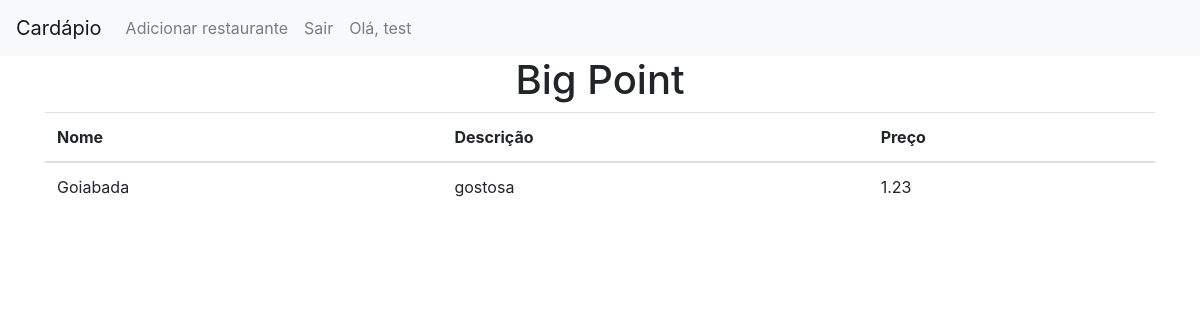
The page /home (signed in) on the database as committed earlier.
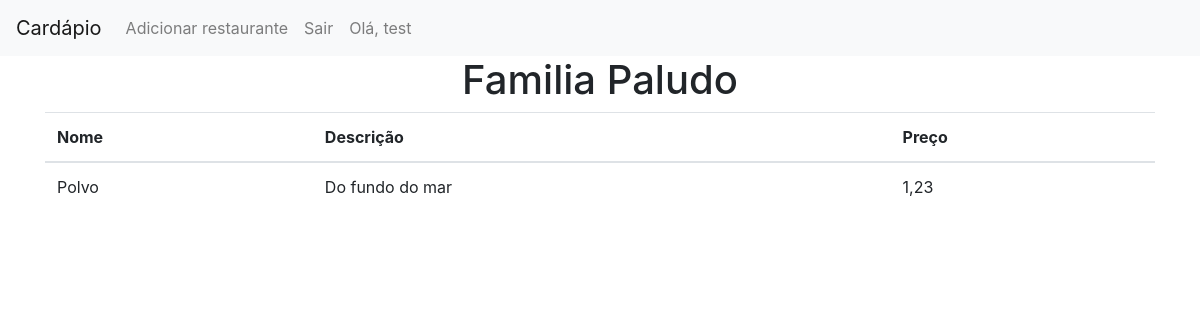
The same page on the database as committed later.
### app.py (models this page shows)
class User(UserMixin, db.Model):
    id = db.Column(db.Integer, primary_key=True)
    username = db.Column(db.String(80), unique=True, nullable=False)
    password = db.Column(db.String(120), nullable=False)

class Restaurant(db.Model):
    id = db.Column(db.Integer, primary_key=True)
    name = db.Column(db.String(100), nullable=False)

class Dish(db.Model):
    id = db.Column(db.Integer, primary_key=True)
    name = db.Column(db.String(100), nullable=False)
    description = db.Column(db.Text, nullable=False)
    price = db.Column(db.Float, nullable=False)
    available = db.Column(db.Boolean, nullable=False, default=True)
    restaurant_id = db.Column(db.Integer, db.ForeignKey('restaurant.id'), nullable=False)

### app.py (the view)
@app.route('/')
@app.route('/home')
def index():
    restaurants = Restaurant.query.all()
    if not restaurants:
        return 'Nenhum restaurante encontrado.'
    menu_items = Dish.query.all()
    if not menu_items:
        return 'Nenhum item de menu encontrado.'
    return render_template('index.html', restaurant=restaurants[0], menu_items=menu_items)

### app.py (called while the page is built)
@login_manager.user_loader
def load_user(user_id):
    return User.query.get(int(user_id))

### templates/index.html (shortened to what this page needs)
<!DOCTYPE html>
<html>
<head>
    <link rel="stylesheet" href="https://stackpath.bootstrapcdn.com/bootstrap/4.1.3/css/bootstrap.min.css">
</head>
<body>
    <nav class="navbar navbar-expand-lg navbar-light bg-light">
        <a class="navbar-brand" href="{{ url_for('index') }}">Cardápio</a>
        <div class="collapse navbar-collapse" id="navbarNav">
            <ul class="navbar-nav">
                {% if current_user.is_authenticated %}
                    <li class="nav-item">
                        <a class="nav-link" href="{{ url_for('add_restaurant') }}">Adicionar restaurante</a>
                    </li>
                    <li class="nav-item">
                        <a class="nav-link" href="{{ url_for('logout') }}">Sair</a>
                    </li>
                    <li class="nav-item">
                        <a class="nav-link" href="#">Olá, {{ current_user.username }}</a>
                    </li>
                {% else %}
                    <li class="nav-item">
                        <a class="nav-link" href="{{ url_for('login') }}">Login</a>
                    </li>
                {% endif %}
            </ul>
        </div>
    </nav>
    <div class="container">
        <h1 class="text-center">{{ restaurant.name }}</h1>
        <table class="table">
            <thead>
                <tr>
                    <th>Nome</th><th>Descrição</th>
                    <th>Preço</th>
                </tr>
            </thead>
            <tbody>
               {% for item in menu_items %}
                    <tr>
                        <td>{{ item.name }}</td>
                        <td>{{ item.description }}</td>
                        <td>{{ item.price }}</td>
                    </tr>
                {% else %}
                    <tr>
                        <td colspan="4">Nenhum item de menu encontrado.</td>
                    </tr>
                {% endfor %}
            </tbody>
        </table>
    </div>
</body>
</html>

Rows that differ between the two databases and show on the page:
removed Dish: name "Goiabada", description "gostosa", price "1.23"
changed Restaurant: name "Big Point" → "Familia Paludo"
added Dish: name "Polvo", description "Do fundo do mar", price "1,23"
